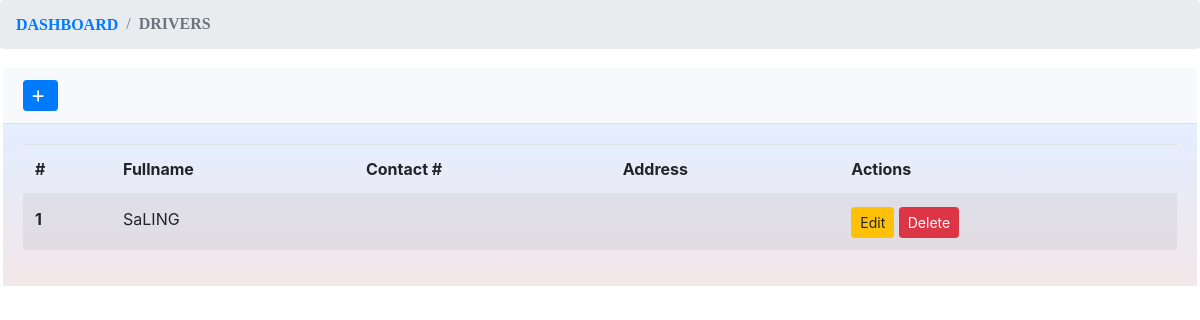
The app's page /admin/pages/driver, older data.
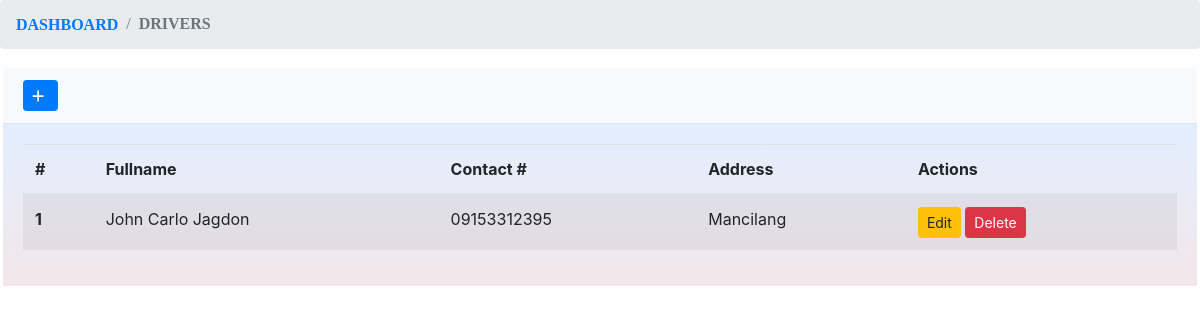
The same page, newer data.
### tables this page shows
CREATE TABLE `tbldriver` (
  `id` int(11) NOT NULL,
  `name` text NOT NULL,
  `liscenseNum` varchar(100) NOT NULL,
  `phone` varchar(150) NOT NULL,
  `address` varchar(250) NOT NULL
);

### admin/pages/driver.php (the view, shortened to what this page needs)
<!doctype html>
<html lang="en">
<head>
    <link rel="stylesheet" href="./assets/bootstrap/css/bootstrap.min.css" />
    <link rel="stylesheet" href="https://cdnjs.cloudflare.com/ajax/libs/font-awesome/4.7.0/css/font-awesome.min.css">
    <link rel="stylesheet" href="./assets/styles.css" />
</head>
<body>
    <div>
        <nav aria-label="breadcrumb">
            <ol class="breadcrumb">
                <li class="breadcrumb-item"><a href="/onlinebusreservation/admin" style="font-family: 'Times New Roman', serif;"><b>DASHBOARD</b></a></li>
                <li class="breadcrumb-item active" aria-current="page" style="font-family: 'Times New Roman', serif;"><b>DRIVERS</b></li>
            </ol>
        </nav>
        <div class="card">
            <div class="card-header">
                <button type="button" class="btn btn-primary btn-sm" data-toggle="modal" data-target="#newDriverModal">
                    <i class="fa fa-plus"> New Driver</i>
                </button>
            </div>
            <div class="card-body" style="background-image: linear-gradient(to top, #f3e7e9 0%, #e3eeff 99%, #e3eeff 100%);">
                <table id="myTable" class="table table-striped">
                    <thead>
                        <tr>
                            <th scope="col">#</th>
                            <th scope="col">Fullname</th>
                            <th scope="col" class="d-none d-md-table-cell">Contact #</th>
                            <th scope="col" class="d-none d-md-table-cell">Address</th>
                            <th scope="col">Actions</th>
                        </tr>
                    </thead>
                    <tbody>
                        <?php
                        $result = mysqli_query($conn,"SELECT * FROM tbldriver");
                        $i=1;
                        while($row = mysqli_fetch_array($result)) {
                        ?>
                        <tr id="<?php echo $row["id"]; ?>">
                            <th scope="row"><?php echo $i; ?></th>
                            <td><?php echo $row["name"]; ?></td>
                            <td class="d-none d-md-table-cell"><?php echo $row["phone"]; ?></td>
                            <td class="d-none d-md-table-cell"><?php echo $row["address"]; ?></td>
                            <td>
                                <a href="#driverEditModal" class="btn btn-sm btn-warning driverUpdate"
                                   data-id="<?php echo $row["id"]; ?>" data-name="<?php echo $row["name"]; ?>"
                                   data-phone="<?php echo $row["phone"]; ?>" data-address="<?php echo $row["address"]; ?>"
                                   data-toggle="modal">Edit</a>
                                <a href="#driverDeleteModal" class="btn btn-sm btn-danger driverDelete"
                                   data-id="<?php echo $row["id"]; ?>" data-toggle="modal">Delete</a>
                            </td>
                        </tr>
                        <?php
                        $i++;
                        }
                        ?>
                    </tbody>
                </table>
  </body>
</html>

Row changes from the older to the newer data that the page shows:
removed tbldriver: name "SaLING"
added tbldriver: name "John Carlo Jagdon", phone "09153312395", address "Mancilang"
